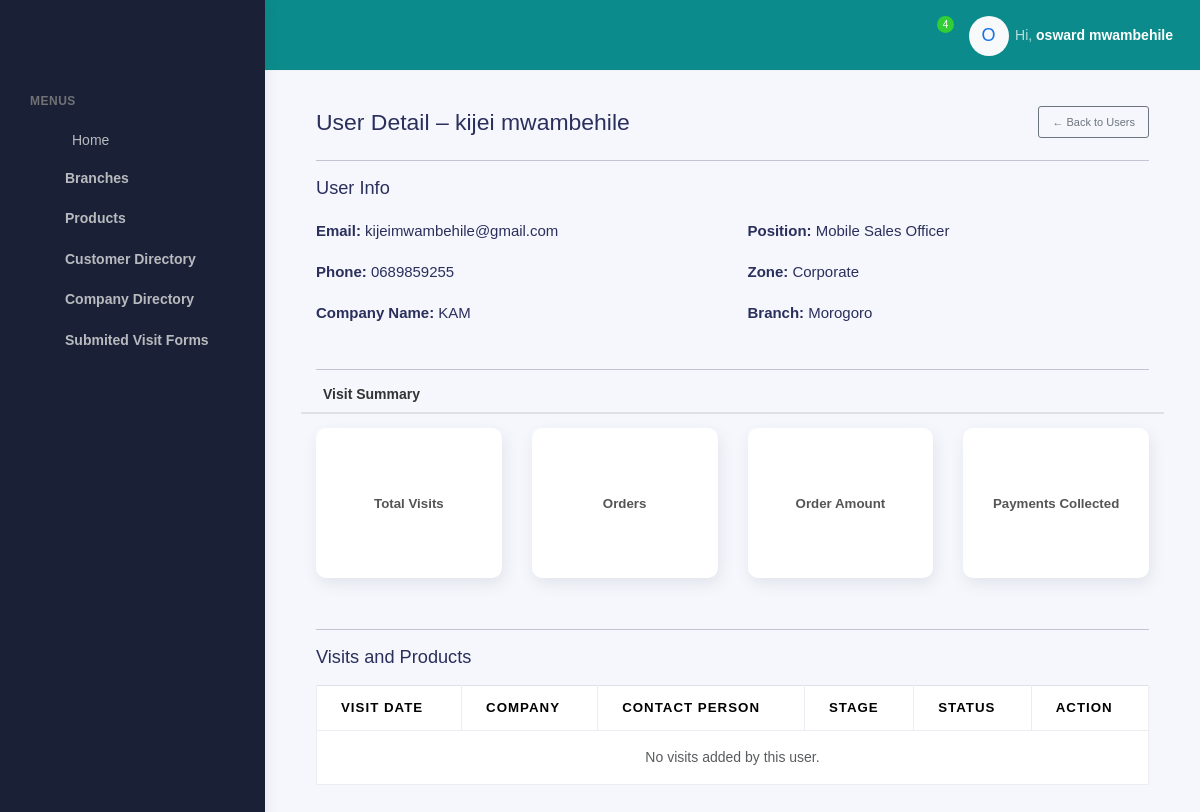
The page /users/4/ (signed in) on the database its author committed.
### accounts/models.py (models this page shows, shortened)
class User(AbstractBaseUser, PermissionsMixin):
    POSITION_CHOICES = [
        ('Head of Sales', 'Head of Sales'),
        ('Facilitator', 'Facilitator'),
        ('Product Brand Manager', 'Product Brand Manager'),
        ('Corporate Manager', 'Corporate Manager'),
        ('Corporate Officer', 'Corporate Officer'),
        ('Zonal Sales Executive', 'Zonal Sales Executive'),
        ('Mobile Sales Officer', 'Mobile Sales Officer'),
        ('Desk Sales Officer', 'Desk Sales Officer'),
        ('Admin', 'Admin'),
    ]
    ZONE_CHOICES = [
        ('Coast Zone', 'Coast Zone'),
        ('Corporate', 'Corporate'),
        ('Central Zone', 'Central Zone'),
        ('Southern Zone', 'Southern Zone'),
        ('Northern Zone', 'Northern Zone'),
        ('Lake Zone', 'Lake Zone'),
    ]
    COMPANY_CHOICES = [
        ('ANDO', 'ANDO'),
        ('KAM', 'KAM'),
        ('MATE', 'MATE'),
    ]
    email = models.EmailField(unique=True)
    first_name = models.CharField(max_length=50, null=True, blank=True)
    last_name = models.CharField(max_length=50, null=True, blank=True)
    company_name = models.CharField(max_length=50, choices=COMPANY_CHOICES, null=True, blank=True)
    position = models.CharField(max_length=100, choices=POSITION_CHOICES, null=True, blank=True)
    zone = models.CharField(max_length=100, choices=ZONE_CHOICES, null=True, blank=True)
    branch = models.ForeignKey(
        Branch,
        null=True,
        blank=True,
        on_delete=models.SET_NULL,
        related_name='users'
    )
    contact = models.CharField(
        max_length=13,
        null=True,
        blank=True,
        validators=[
            RegexValidator(
                regex=r'^(?:\+255|0)[67][0-9]\d{7}$',
                message="Enter a valid Tanzanian phone number (e.g. +255712345678 or 0712345678)"
            )
        ]
    )
    is_active = models.BooleanField(default=True)
    is_staff = models.BooleanField(default=False)
    date_joined = models.DateTimeField(default=timezone.now)
    objects = UserManager()
    USERNAME_FIELD = 'email'
    REQUIRED_FIELDS = []
    def get_full_name(self):
        return f"{self.first_name} {self.last_name}".strip()

class Branch(models.Model):
    name = models.CharField(max_length=100, unique=True)
    created_at = models.DateTimeField(auto_now_add=True, null=True, blank=True)  # set once on creation
    updated_at = models.DateTimeField(auto_now=True, null=True, blank=True)      # update every save
    def __str__(self):
        return self.name

### accounts/views.py (the view)
# urls.py: path('users/<int:user_id>/', views.user_detail, name='user_detail'),
def user_detail(request, user_id):
    if request.user.is_authenticated:
            user = get_object_or_404(User, id=user_id)
            context = {
                'user': user,
            }
            return render(request, 'company/user_detail.html', context)
    else:
        messages.error(request,'You must login first to access the page')
        return redirect('login')

### templates/company/user_detail.html (shortened to what this page needs)
{% extends "company/base.html" %}
{% load humanize %}
{% block content %}
  {% include "company/sidebar.html" %}
  <div class="main-panel">
    <div class="main-header">
      {% include "company/nav.html" %}
    </div>
    <div class="container-fluid mt-4 mb-5 px-3 px-md-4">
      <div class="page-inner pt-5">
        <div class="d-flex flex-column flex-md-row justify-content-between align-items-start align-items-md-center gap-2 mb-4 mt-5">
          <h3 class="mb-0"> User Detail – {{ user.get_full_name }}</h3>
          <a href="{% url 'user_list' %}" class="btn btn-sm btn-outline-secondary">← Back to Users</a>
        </div>
        <hr>
        <div class="mb-4">
          <h5 class="mb-3"> User Info</h5>
          <div class="row">
            <div class="col-md-6 mb-2">
              <p><strong>Email:</strong> {{ user.email }}</p>
              <p><strong>Phone:</strong> {{ user.contact|default:"-" }}</p>
              <p><strong>Company Name:</strong> {{ user.company_name|default:"-" }}</p>
            </div>
            <div class="col-md-6 mb-2">
              <p><strong>Position:</strong> {{ user.position|default:"-" }}</p>
              <p><strong>Zone:</strong> {{ user.zone|default:"-" }}</p>
              <p><strong>Branch:</strong> {{ user.branch|default:"-" }}</p>
            </div>
          </div>
        </div>
        <hr>
        <div class="row mb-4">
          <div class="col-12 summary-header">
             Visit Summary
          </div>
          <div class="col-md-3">
            <div class="card text-center summary-card">
              <div class="card-body d-flex flex-column justify-content-center">
                <h5 class="card-title">Total Visits</h5>
              </div>
            </div>
          </div>
          <div class="col-md-3">
            <div class="card text-center summary-card">
              <div class="card-body d-flex flex-column justify-content-center">
                <h5 class="card-title">Orders</h5>
              </div>
            </div>
          </div>
          <div class="col-md-3">
            <div class="card text-center summary-card">
              <div class="card-body d-flex flex-column justify-content-center">
                <h5 class="card-title">Order Amount</h5>
              </div>
            </div>
          </div>
          <div class="col-md-3">
            <div class="card text-center summary-card">
              <div class="card-body d-flex flex-column justify-content-center">
                <h5 class="card-title">Payments Collected</h5>
              </div>
            </div>
          </div>
        </div>
        <hr>
        <div class="mb-4">
          <h5 class="mb-3"> Visits and Products</h5>
          <div class="table-responsive">
            <table class="table table-bordered table-sm">
              <thead>
                <tr>
                  <th>Visit Date</th>
                  <th>Company</th>
                  <th>Contact Person</th>
                  <th>Stage</th>
                  <th>Status</th>
                  <th>Action</th>
                </tr>
              </thead>
              <tbody>
                {% for visit in combined_visits %}
                  <tr>
                    <td>{{ visit.created_at|date:"M d, Y H:i" }}</td>
                    <td>{{ visit.company_name.company_name }}</td>
                    <td>{{ visit.contact_person.contact_name }}</td>
                    <td>
                      {% if visit.meeting_stage == "Initial" %}
                        <span class="badge bg-primary">{{ visit.meeting_stage }}</span>
                      {% elif visit.meeting_stage == "Follow-up" %}
                        <span class="badge bg-info text-dark">{{ visit.meeting_stage }}</span>
                      {% elif visit.meeting_stage == "Negotiation" %}
                        <span class="badge bg-warning text-dark">{{ visit.meeting_stage }}</span>
                      {% elif visit.meeting_stage == "Closed" %}
                        <span class="badge bg-success">{{ visit.meeting_stage }}</span>
                      {% else %}
                        <span class="badge bg-secondary">{{ visit.meeting_stage }}</span>
                      {% endif %}
                    </td>
                    <td>
                      {% if visit.status == "Pending" %}
                        <span class="badge bg-warning text-dark">{{ visit.status }}</span>
                      {% elif visit.status == "Completed" %}
                        <span class="badge bg-success">{{ visit.status }}</span>
                      {% elif visit.status == "Cancelled" %}
                        <span class="badge bg-danger">{{ visit.status }}</span>
                      {% else %}
                        <span class="badge bg-secondary">{{ visit.status }}</span>
                      {% endif %}
                    </td>
                    <td>
                      {% if visit.products.all %}
                        <a href="{% url 'product_detail' visit.id %}" class="btn btn-sm btn-info">
                          <i class="fas fa-eye"></i> View Products
                        </a>
                      {% else %}
                        <span class="text-muted">No Products</span>
                      {% endif %}
                    </td>
                  </tr>
                {% empty %}
                  <tr>
                    <td colspan="6" class="text-center text-muted">
                       No visits added by this user.
                    </td>
                  </tr>
                {% endfor %}
              </tbody>
            </table>
          </div>
        </div>
      </div>
    </div>
  </div>
{% endblock %}

### templates/company/nav.html (shortened to what this page needs)
{% load static %}
<nav class="navbar navbar-header navbar-expand-lg border-bottom" style="background-color: rgb(11, 139, 139)">
  <div class="container-fluid">
    <ul class="navbar-nav topbar-nav ms-md-auto align-items-center">
      <li class="nav-item topbar-icon dropdown hidden-caret">
        <a class="nav-link dropdown-toggle text-white" href="#" id="notifDropdown" role="button" data-bs-toggle="dropdown" aria-haspopup="true" aria-expanded="false">
          <span class="notification">4</span>
        </a>
      </li>
      <li class="nav-item topbar-user dropdown hidden-caret">
        <a class="dropdown-toggle profile-pic text-white" data-bs-toggle="dropdown" href="#" aria-expanded="false">
          <div class="avatar-sm">
            <div class="avatar-initial rounded-circle bg-light text-primary d-flex align-items-center justify-content-center" style="width: 40px; height: 40px; font-size: 18px;">
              {% if request.user.is_authenticated %}
                {{ request.user.first_name|slice:":1"|default:"U"|upper }}
              {% else %}
                G
              {% endif %}
            </div>
          </div>
          <span class="profile-username">
            <span class="op-7">Hi,</span>
            {% if request.user.is_authenticated %}
              <span class="fw-bold">{{ request.user.first_name }} {{ request.user.last_name }}</span>
            {% else %}
              <span class="fw-bold">Guest</span>
            {% endif %}
          </span>
        </a>
      </li>
    </ul>
  </div>
</nav>

### templates/company/user_detail.html (style rules this page uses)
.summary-card { min-height: 150px; }
.summary-card .card-title { font-size: 0.95rem; margin-bottom: 0.3rem; color: #555; }
.summary-header { font-size: 1rem; font-weight: 600; margin-bottom: 1rem; border-bottom: 2px solid #dee2e6; padding-bottom: 0.5rem; color: #333; }

### rows shown on the page
User: user.first_name "O", user.first_name "osward", user.last_name "mwambehile"
User: get_full_name "kijei mwambehile", email "kijeimwambehile@gmail.com", contact "0689859255", company_name "KAM", position "Mobile Sales Officer", zone "Corporate", branch "Morogoro"
